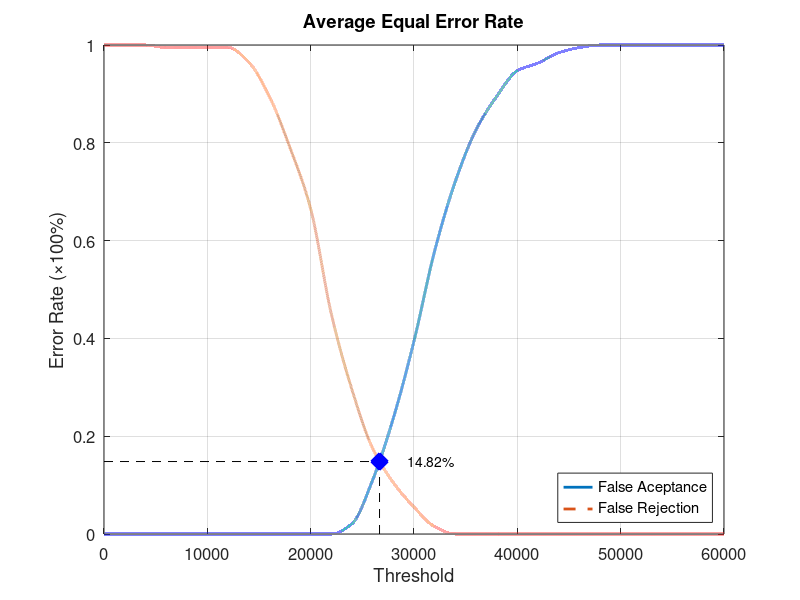
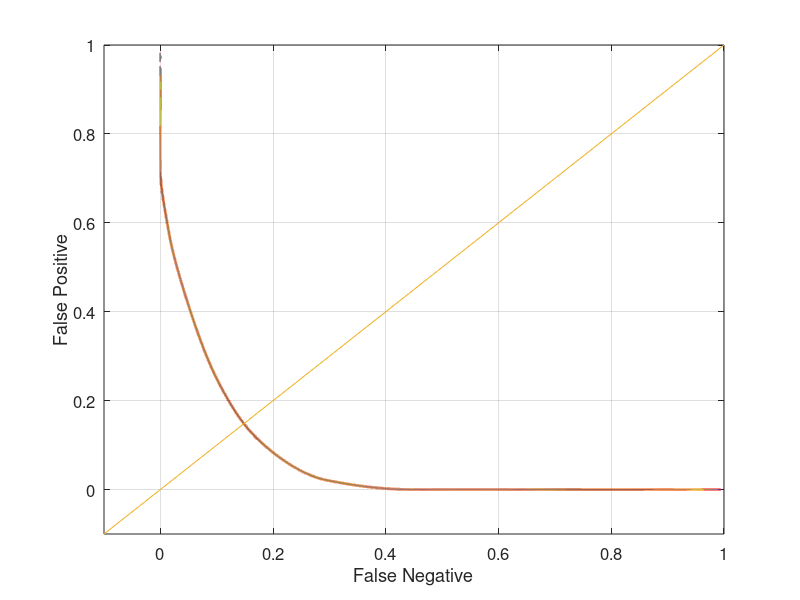

MATLAB code for these plots, in order:
function yEER = Database1_2
close all;
clear;
clc;
x = 0:2000:60000;
xq = 0:0.5:60000;

y0 = [0 0 0 0 0 0 0 0 0 0 0 0 0.0210526 0.110526 0.236842 0.394737 0.578947 0.721053 0.826316 0.894737 0.947368 0.963158 0.984211 0.994737 1 1 1 1 1 1 1];
yy0 = interp1(x, y0, xq, 'pchip');
y1 = [1 1 1 0.995 0.995 0.995 0.995 0.965 0.895 0.79 0.665 0.45 0.295 0.175 0.105 0.055 0.015 0 0 0 0 0 0 0 0 0 0 0 0 0 0];
yy1 = interp1(x, y1, xq, 'pchip');

% Calculating EER: 
y2 = abs(y0 - y1);
find(y2 == min(y2))
yy2 = abs(yy0 - yy1);
xEER = find(yy2 == min(yy2));
xEERIndex = xq(xEER) % X-axis EER
yEER = yy0(xEER) % Y-axis EER

main = figure
plot(xq, yy0,'-','LineWidth', 2);	hold on
plot(xq, yy1,'--','LineWidth', 2);	hold on
plot([xEERIndex xEERIndex], [0 yEER], 'k--');	hold on
plot([0 xEERIndex], [yEER yEER], 'k--');	hold on
plot(xEERIndex, yEER, 'bx', 'LineWidth', 10);	hold on
text(xEERIndex + 10 * xEERIndex / 100, yEER, [num2str(round((10000 * yEER)) / 100) '%'])
legend('False Aceptance', 'False Rejection', 'Location', 'SouthEast')
xlabel('Threshold')
ylabel('Error Rate (\times100%)')
title('Average Equal Error Rate')
set(gca, 'FontSize', 12)
axis([0 60000 0 1])
grid on

print(main, 'Database1_2Main', '-dpng');
FNRxFPR = figure('Color', [1 1 1]);
plot(yy1, yy0, '-', yy1, yy0, 'LineWidth', 2);
hold on
y = -0.1:0.1:1
plot(y, y); 
set(gca, 'FontSize', 12)
xlabel('False Negative')
ylabel('False Positive')
axis([-0.1 1 -0.1 1])
set(gca, 'FontSize', 12)
grid on

print(FNRxFPR, 'Database1_2FNRxFPR','-dpng');
end
